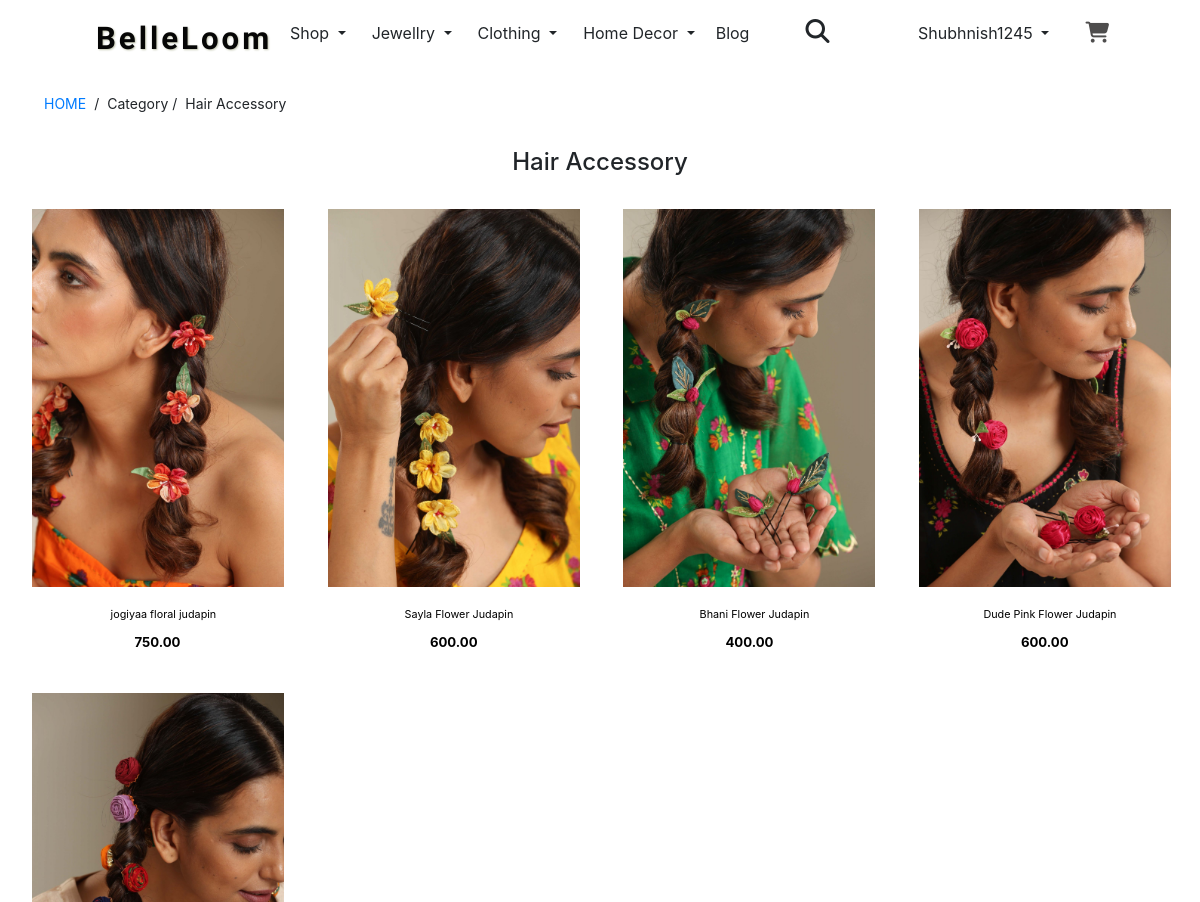
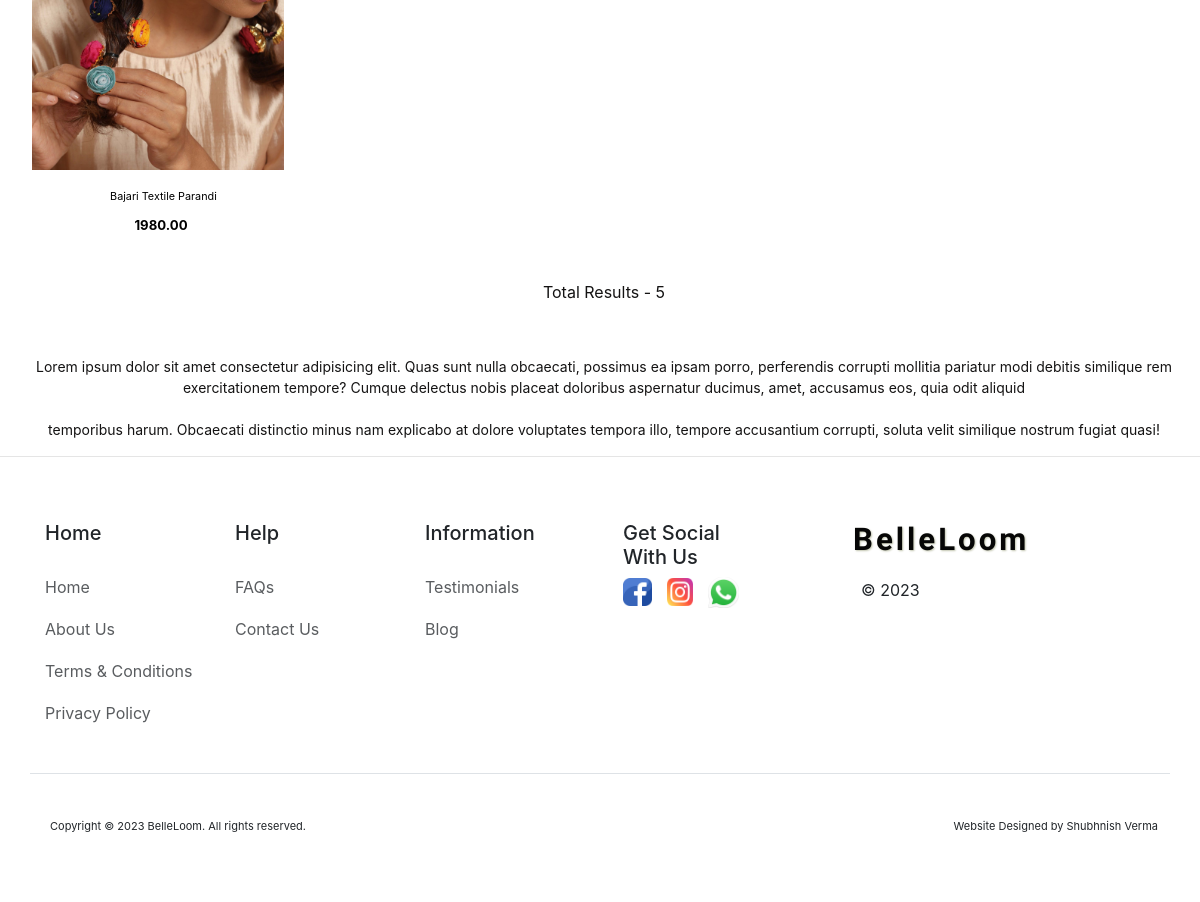
/category/Hair-Accessory (signed in), run on the app's committed database (2 pictures, top to bottom).
### store/models.py (models this page shows, shortened)
class Category(models.Model):
    slug = models.CharField(max_length=150, null=False, blank=False)
    Product_Name = models.CharField(max_length=150, null=False, blank=False)
    Image = models.ImageField(upload_to="store/images", null=True)
    Product_Desc = models.TextField(max_length=2000)
    status = models.BooleanField(default=False, help_text="0=default , 1=Hidden")
    trending = models.BooleanField(default=False, help_text="0=default , 1=Trending")
    meta_title = models.CharField(max_length=150)
    meta_keyword = models.CharField(max_length=150)
    meta_description = models.CharField(max_length=1000)
    created_at = models.DateTimeField(auto_now_add=True)

class Products(models.Model):
    category = models.ForeignKey(Category, on_delete=models.CASCADE)
    slug = models.CharField(max_length=150, null=False, blank=False)
    Product_Name = models.CharField(max_length=150, null=False, blank=False)
    Original_Price = models.DecimalField(max_digits=10, decimal_places=2)
    Selling_Price = models.DecimalField(max_digits=10, decimal_places=2)
    Product_Image_Main = models.ImageField(upload_to="store/images", null=False , default="")
    Product_Image2 = models.ImageField(upload_to="store/images", null=False , default="")
    Product_Image3 = models.ImageField(upload_to="store/images", null=False , default="")
    Product_Image4 = models.ImageField(upload_to="store/images", null=False , default="")
    Product_Quantity = models.PositiveIntegerField(default=0)
    size = models.CharField(max_length=20, default="")
    Product_Small_Desc = models.CharField(max_length=250)
    Product_Desc = models.TextField(max_length=2000)
    status = models.BooleanField(default=False, help_text="0=default , 1=Hidden")
    trending = models.BooleanField(default=False, help_text="0=default , 1=Trending")
    tag = models.CharField(max_length=150, null=True, blank=True)
    meta_title = models.CharField(max_length=150)
    meta_keyword = models.CharField(max_length=150)
    meta_description = models.CharField(max_length=1000)
    created_at = models.DateTimeField(auto_now_add=True)

### SVFashion/views.py (the view)
# urls.py: path('category/<str:slug>', views.categoryView, name="category" ),
def categoryView(request, slug):
    if(Category.objects.filter(slug=slug, status=0)):
        productsdata = Products.objects.filter(category__slug=slug)
        category_name = Category.objects.filter(slug=slug).first()
        data = {"productsdata": productsdata,
                "category_name" : category_name}
        return render(request, "CategoryPRODUCTS.html", data)
    else:
        messages.warning(request, "no such category found")
        return redirect("/")

### templates/CategoryPRODUCTS.html
{% extends "base.html" %}
{% block section %}
<head>
  <link rel="stylesheet" type="text/css" href="/static/css/CategoryPRODUCTS.css">
</head>
  <section>
    <div class="breadcrumb-category-product-mobile">
      <a href="{% url 'homepage' %}">HOME </a><p>/</p>
      <p>Category /</p>
      <p>{{ category_name.Product_Name }}</p>
    </div>
      <div>
        <h4 style="text-align: center;">{{ category_name.Product_Name }}</h4>
      </div>
    <div class="image-products-category row">
      {% if productsdata|length > 0 %}
      {% for item in productsdata %}
        <div class="col-lg-3 col-6 col-md-3 mb-3">
          <a href="{% url 'productview' item.category.slug item.slug %}" ><img src="/media/{{item.Product_Image_Main}}" class="d-block" alt="">
            <p>{{item.Product_Name}}</p><span>{{ item.Selling_Price }}</span>
          </a>
        </div>
        {% endfor %}
        {% else %}
        <h4 class="container text-center bg-body-secondary my-5 py-2">Products of this Category Coming Soon..</h4>
        {% endif %}
    </div>
    <div class="Result-Description">
      <p class="result">Total Results - {{ productsdata | length }}</p>
      <p>Lorem ipsum dolor sit amet consectetur adipisicing elit. Quas sunt nulla obcaecati, possimus ea ipsam porro,
        perferendis corrupti mollitia pariatur
        modi debitis similique rem exercitationem tempore? Cumque delectus nobis placeat doloribus aspernatur ducimus,
        amet, accusamus eos, quia odit aliquid
        <br><br>
        temporibus harum. Obcaecati distinctio minus nam explicabo at dolore voluptates tempora illo, tempore
        accusantium corrupti, soluta velit similique nostrum
        fugiat quasi!
      </p>
    </div>
  </section>
  {% endblock %}

### templates/header.html (shortened to what this page needs)
<!DOCTYPE html>
<html lang="en">
<head>
    <link href="https://cdn.jsdelivr.net/npm/bootstrap@5.3.2/dist/css/bootstrap.min.css" rel="stylesheet"
>
    <link rel="stylesheet" href="https://maxcdn.bootstrapcdn.com/bootstrap/4.5.2/css/bootstrap.min.css">
    <link rel="stylesheet" href="https://cdn.jsdelivr.net/npm/swiper@10/swiper-bundle.min.css" />
    <link rel="stylesheet" href="https://cdnjs.cloudflare.com/ajax/libs/font-awesome/6.4.2/css/all.min.css">
    <link rel="stylesheet" href="//cdn.jsdelivr.net/npm/alertifyjs@1.13.1/build/css/alertify.min.css" />
    <link rel="stylesheet" href="//cdn.jsdelivr.net/npm/alertifyjs@1.13.1/build/css/themes/default.min.css" />
    <link rel="stylesheet" type="text/css" href="/static/css/rastyle.css">
</head>
<body>
    <header>
        <div class="d-flex align-items-center justify-content-center py-0">
            <div class="col-md-2 mb-2 mb-md-0 me-md-1 me-4 me-sm-4">
                <a href="/" class="d-inline-flex link-body-emphasis text-decoration-none">
                    <h1 class="title-logo">BelleLoom</h1>
                </a>
            </div>
            <div class="dropdown">
                <h4 class="btn dropdown-toggle m-0" href="#" role="button" data-bs-toggle="dropdown"
                    aria-expanded="false">
                    Shop
                </h4>
            </div>
            <div class="dropdown">
                <h4 class="btn dropdown-toggle m-0" role="button" data-bs-toggle="dropdown" aria-expanded="false">
                    Jewellry
                </h4>
            </div>
            <div class="dropdown">
                <h4 class="btn dropdown-toggle m-0" role="button" data-bs-toggle="dropdown" aria-expanded="false">
                    Clothing
                </h4>
            </div>
            <div class="dropdown">
                <h4 class="btn dropdown-toggle m-0" role="button" data-bs-toggle="dropdown" aria-expanded="false">
                    Home Decor
                </h4>
            </div>
            <div>
                <a class="dropdown-item m-0 px-2" href="#">Blog</a>
            </div>
            <div class="dropdown-search mx-4">
                <i class="fa fa-search mx-4 fs-4" data-bs-toggle="dropdown"></i>
              </div>
            <div class="col-md-2 text-end">
                {% if request.user.is_authenticated %}
                <div class="dropdown">
                    <button class="btn dropdown-toggle" type="button" data-bs-toggle="dropdown" aria-expanded="false">
                        {{ request.user }}
                    </button>
                </div>
                {% else %}
                <a href=""><button type="button" class="btn me-1 log-button">Login</button></a>
                <a href=""><button type="button" class="btn signup-button">Sign-up</button></a>
                {% endif %}
            </div>
                <div class="cart-logo mb-2 d-flex">
                    <a href="{% url 'cartview' %}"><i class="fa-solid fa-cart-shopping"></i></a>
                </div>
        </div>
    </header>

### static/css/rastyle.css (style rules this page uses)
body { width: 100%; height: 100%; background-color: rgb(255, 255, 255); position: relative; }
header { position: sticky; top: 0; background-color: white; z-index: 999; padding-bottom: 8px; }
.title-logo { font-size: 2.6vw; font-weight: 600; font-family: 'Allura', cursive; color: rgb(6, 6, 6); text-shadow: 1px 1px 2px rgb(194, 197, 175); letter-spacing: 3px; }
.cart-logo a { padding-top: 0px; margin-right: 1.5vw; color: rgb(78, 77, 77); }
.cart-logo i { font-size: 21px; }
.dropdown-search { position: relative; }
.about-body-bg .left-about-menu div, p, a, ul { padding-left: 8px; padding-top: 10px; margin-top: 10px; }

### static/css/CategoryPRODUCTS.css (style rules this page uses)
section { width: 100%; height: 90%; }
.breadcrumb-category-product-mobile { font-size: 14px; display: flex; margin-top: 0; margin-left: 3vw; margin-bottom: 1.5vw; }
.image-products-category { width: 98.5%; display: flex; margin-left: 1vw; }
.image-products-category div { width: 100%; height:100%; padding-left: 1.2vw; }
.image-products-category a { text-decoration: none; color: black; text-align: center; line-height: 0.9; width: 50%; margin: 0; text-align: center; }
.image-products-category img { width: 21vw; height: 100%; margin-left: 0.5vw; }
.image-products-category a p { font-size: 0.9vw; font-weight: 400; margin-top: 0.8rem; margin-bottom: 0.6rem; text-align: center; }
.image-products-category a span { font-size: 1.1vw; font-weight: 700; margin-left: 5vw; padding: 0 4vw; }
.Result-Description { text-align: center; margin: 0vw 2vw; }
.Result-Description .result { text-align: center; margin-bottom: 3.5vw; margin-top: 1.5vw; font-size: 16px; }
.Result-Description p { font-size: 14px; color: rgb(20, 19, 19); }

### data on the page
Category: Product_Name "Hair Accessory"
Products: Product_Image_Main (picture), Product_Name "jogiyaa floral judapin", Selling_Price "750.00"
Products: Product_Image_Main (picture), Product_Name "Sayla Flower Judapin", Selling_Price "600.00"
Products: Product_Image_Main (picture), Product_Name "Bhani Flower Judapin", Selling_Price "400.00"
Products: Product_Image_Main (picture), Product_Name "Dude Pink Flower Judapin", Selling_Price "600.00"
Products: Product_Image_Main (picture), Product_Name "Bajari Textile Parandi", Selling_Price "1980.00"

### other printed values
{{ request.user }} "Shubhnish1245"
{{ productsdata | length }} "5"
